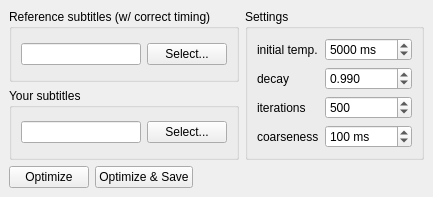
<?xml version="1.0" encoding="UTF-8"?>
<ui version="4.0">
 <class>MainWindow</class>
 <widget class="QMainWindow" name="MainWindow">
  <property name="geometry">
   <rect>
    <x>0</x>
    <y>0</y>
    <width>385</width>
    <height>182</height>
   </rect>
  </property>
  <property name="windowTitle">
   <string>AutoSubtitleRetimer</string>
  </property>
  <widget class="QWidget" name="centralwidget">
   <layout class="QVBoxLayout" name="verticalLayout_2">
    <item>
     <layout class="QHBoxLayout" name="horizontalLayout_3">
      <item>
       <layout class="QVBoxLayout" name="verticalLayout">
        <item>
         <widget class="QGroupBox" name="groupBox">
          <property name="title">
           <string>Reference subtitles (w/ correct timing)</string>
          </property>
          <layout class="QHBoxLayout" name="horizontalLayout">
           <item>
            <widget class="QLineEdit" name="refLineEdit"/>
           </item>
           <item>
            <widget class="QPushButton" name="refButton">
             <property name="text">
              <string>Select...</string>
             </property>
            </widget>
           </item>
          </layout>
         </widget>
        </item>
        <item>
         <widget class="QGroupBox" name="groupBox_2">
          <property name="title">
           <string>Your subtitles</string>
          </property>
          <layout class="QHBoxLayout" name="horizontalLayout_2">
           <item>
            <widget class="QLineEdit" name="subsLineEdit"/>
           </item>
           <item>
            <widget class="QPushButton" name="subsButton">
             <property name="text">
              <string>Select...</string>
             </property>
            </widget>
           </item>
          </layout>
         </widget>
        </item>
       </layout>
      </item>
      <item>
       <widget class="QGroupBox" name="groupBox_3">
        <property name="title">
         <string>Settings</string>
        </property>
        <layout class="QFormLayout" name="formLayout">
         <item row="0" column="0">
          <widget class="QLabel" name="label">
           <property name="text">
            <string>initial temp.</string>
           </property>
          </widget>
         </item>
         <item row="0" column="1">
          <widget class="QSpinBox" name="t0SpinBox">
           <property name="suffix">
            <string> ms</string>
           </property>
           <property name="prefix">
            <string/>
           </property>
           <property name="maximum">
            <number>100000</number>
           </property>
           <property name="value">
            <number>5000</number>
           </property>
          </widget>
         </item>
         <item row="1" column="0">
          <widget class="QLabel" name="label_2">
           <property name="text">
            <string>decay</string>
           </property>
          </widget>
         </item>
         <item row="1" column="1">
          <widget class="QDoubleSpinBox" name="decaySpinBox">
           <property name="decimals">
            <number>3</number>
           </property>
           <property name="maximum">
            <double>1.000000000000000</double>
           </property>
           <property name="value">
            <double>0.990000000000000</double>
           </property>
          </widget>
         </item>
         <item row="2" column="0">
          <widget class="QLabel" name="label_3">
           <property name="text">
            <string>iterations</string>
           </property>
          </widget>
         </item>
         <item row="2" column="1">
          <widget class="QSpinBox" name="iterationsSpinBox">
           <property name="minimum">
            <number>1</number>
           </property>
           <property name="maximum">
            <number>100000</number>
           </property>
           <property name="value">
            <number>500</number>
           </property>
          </widget>
         </item>
         <item row="3" column="0">
          <widget class="QLabel" name="label_4">
           <property name="text">
            <string>coarseness</string>
           </property>
          </widget>
         </item>
         <item row="3" column="1">
          <widget class="QSpinBox" name="unitSpinBox">
           <property name="suffix">
            <string> ms</string>
           </property>
           <property name="minimum">
            <number>1</number>
           </property>
           <property name="maximum">
            <number>1000</number>
           </property>
           <property name="value">
            <number>100</number>
           </property>
          </widget>
         </item>
        </layout>
       </widget>
      </item>
     </layout>
    </item>
    <item>
     <layout class="QHBoxLayout" name="horizontalLayout_4">
      <item>
       <widget class="QPushButton" name="dryRunButton">
        <property name="text">
         <string>Optimize</string>
        </property>
       </widget>
      </item>
      <item>
       <widget class="QPushButton" name="runButton">
        <property name="text">
         <string>Optimize &amp;&amp; Save</string>
        </property>
       </widget>
      </item>
      <item>
       <spacer name="horizontalSpacer">
        <property name="orientation">
         <enum>Qt::Horizontal</enum>
        </property>
        <property name="sizeHint" stdset="0">
         <size>
          <width>40</width>
          <height>20</height>
         </size>
        </property>
       </spacer>
      </item>
      <item>
       <widget class="QLabel" name="logLabel">
        <property name="text">
         <string/>
        </property>
       </widget>
      </item>
     </layout>
    </item>
   </layout>
  </widget>
 </widget>
 <resources/>
 <connections/>
</ui>
